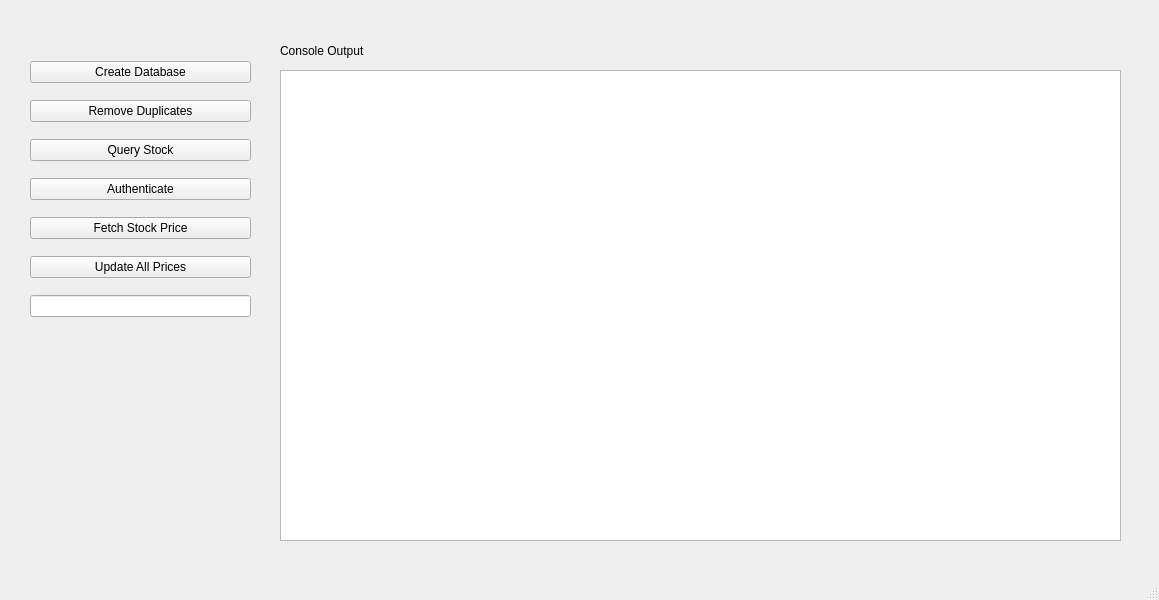
<?xml version="1.0" encoding="UTF-8"?>
<ui version="4.0">
 <class>MainWindow</class>
 <widget class="QMainWindow" name="MainWindow">
  <property name="geometry">
   <rect>
    <x>0</x>
    <y>0</y>
    <width>1159</width>
    <height>600</height>
   </rect>
  </property>
  <property name="windowTitle">
   <string>MainWindow</string>
  </property>
  <widget class="QWidget" name="centralwidget">
   <widget class="QWidget" name="verticalLayoutWidget">
    <property name="geometry">
     <rect>
      <x>30</x>
      <y>50</y>
      <width>221</width>
      <height>281</height>
     </rect>
    </property>
    <layout class="QVBoxLayout" name="verticalLayout">
     <item>
      <widget class="QPushButton" name="createDatabase">
       <property name="text">
        <string>Create Database</string>
       </property>
      </widget>
     </item>
     <item>
      <widget class="QPushButton" name="removeDuplicates">
       <property name="text">
        <string>Remove Duplicates</string>
       </property>
      </widget>
     </item>
     <item>
      <widget class="QPushButton" name="queryStock">
       <property name="text">
        <string>Query Stock</string>
       </property>
      </widget>
     </item>
     <item>
      <widget class="QPushButton" name="authenticate">
       <property name="text">
        <string>Authenticate</string>
       </property>
      </widget>
     </item>
     <item>
      <widget class="QPushButton" name="fetchStock">
       <property name="text">
        <string>Fetch Stock Price</string>
       </property>
      </widget>
     </item>
     <item>
      <widget class="QPushButton" name="updateAll">
       <property name="text">
        <string>Update All Prices</string>
       </property>
      </widget>
     </item>
     <item>
      <widget class="QLineEdit" name="tickerInput">
       <property name="inputMask">
        <string/>
       </property>
       <property name="text">
        <string/>
       </property>
       <property name="maxLength">
        <number>6</number>
       </property>
      </widget>
     </item>
    </layout>
   </widget>
   <widget class="QTextEdit" name="dataOutput">
    <property name="geometry">
     <rect>
      <x>280</x>
      <y>70</y>
      <width>841</width>
      <height>471</height>
     </rect>
    </property>
   </widget>
   <widget class="QLabel" name="label">
    <property name="geometry">
     <rect>
      <x>280</x>
      <y>40</y>
      <width>91</width>
      <height>21</height>
     </rect>
    </property>
    <property name="text">
     <string>Console Output</string>
    </property>
   </widget>
  </widget>
  <widget class="QMenuBar" name="menubar">
   <property name="geometry">
    <rect>
     <x>0</x>
     <y>0</y>
     <width>1159</width>
     <height>17</height>
    </rect>
   </property>
  </widget>
  <widget class="QStatusBar" name="statusbar"/>
 </widget>
 <resources/>
 <connections/>
</ui>
